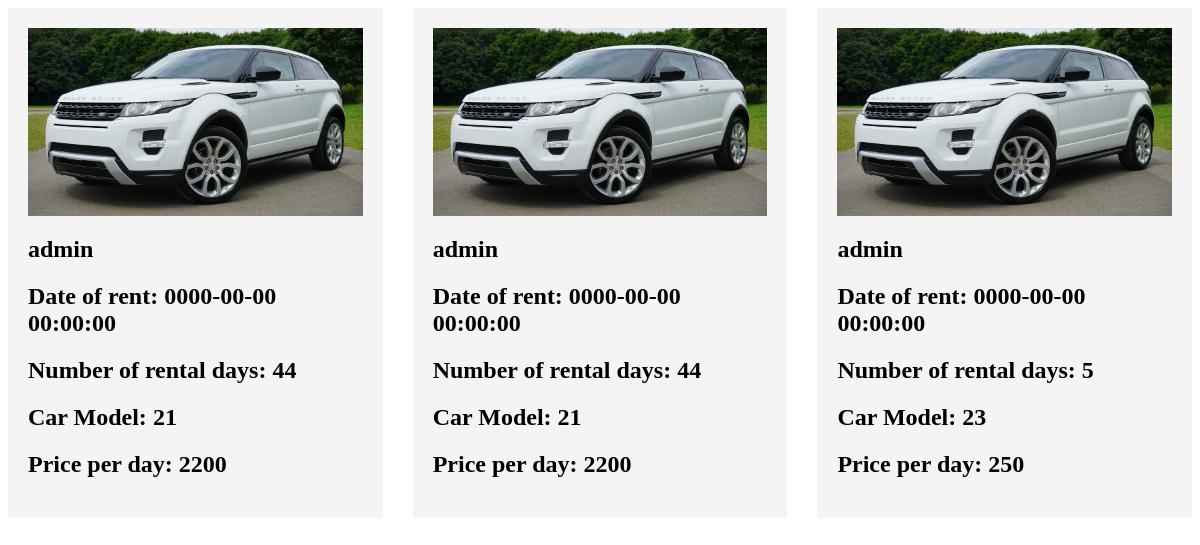
/track.php, run on the app's committed database.
### tables this page shows
CREATE TABLE `booking` (
  `date` datetime NOT NULL,
  `total` double NOT NULL,
  `car_model` int(11) NOT NULL,
  `username` varchar(50) NOT NULL,
  `no_of_days` int(11) NOT NULL
);

### track.php (the view, shortened to what this page needs)
<section>
    <link rel="stylesheet" href="css/track.css">
    <div class="card-row">
        <?php
        $con = mysqli_connect('localhost', 'root', '', 'car_rental_database');
        $cr = mysqli_query($con, "SELECT * FROM booking") or die(mysqli_error($con));
        while ($row = mysqli_fetch_assoc($cr)) {
        ?>
            <div class="card">
                <div class="card-container">
                    <div class="photo">
                        <img src="css/images/car-2.jpg" />
                    </div>
                    <div class="description">
                        <h1><?php echo $row['username'] ?></h1>
                        <h2>Date of rent: <span class="car"><?php echo $row['date'] ?></span></h2>
                        <h2>Number of rental days: <span class="car"><?php echo $row['no_of_days'] ?></span></h2>
                        <h2>Car Model: <span class="car"><?php echo $row['car_model'] ?></span></h2>
                        <h2>Price per day: <span class="car"><?php echo $row['total'] ?></span></h2>
                    </div>
                </div>
            </div>
        <?php } ?>
    </div>
</section>

### css/track.css (style rules this page uses)
.card-row { display: flex; flex-wrap: wrap; justify-content: space-between; }
.card { width: calc(33.33% - 20px); margin-bottom: 20px; }
.card-container { background-color: #f4f4f4; padding: 20px; }
.photo img { width: 100%; height: auto; object-fit: cover; }
.description { margin-top: 10px; }
.car { font-weight: bold; }

### data on the page
booking: username "admin", date "0000-00-00 00:00:00", no_of_days "44", car_model "21", total "2200"
booking: username "admin", date "0000-00-00 00:00:00", no_of_days "44", car_model "21", total "2200"
booking: username "admin", date "0000-00-00 00:00:00", no_of_days "5", car_model "23", total "250"
